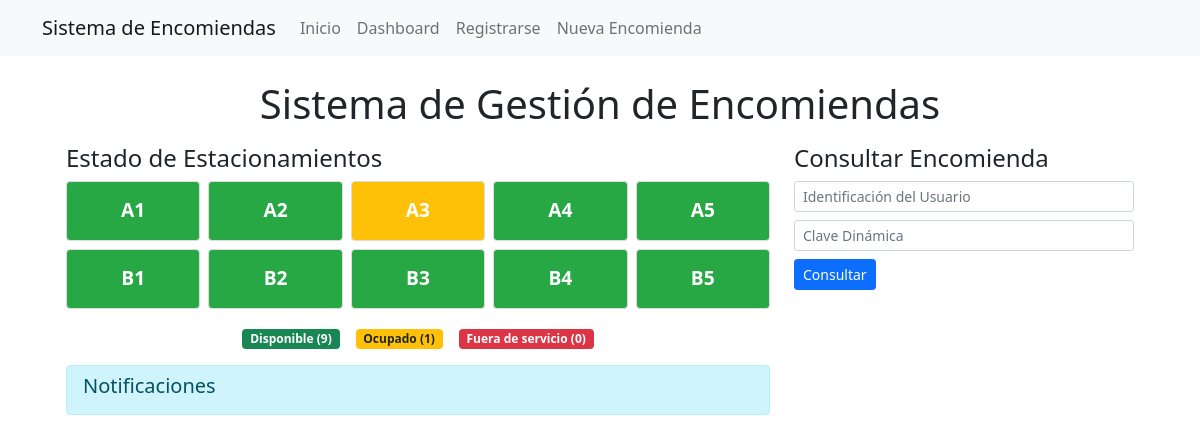
Before: / with the older database file.
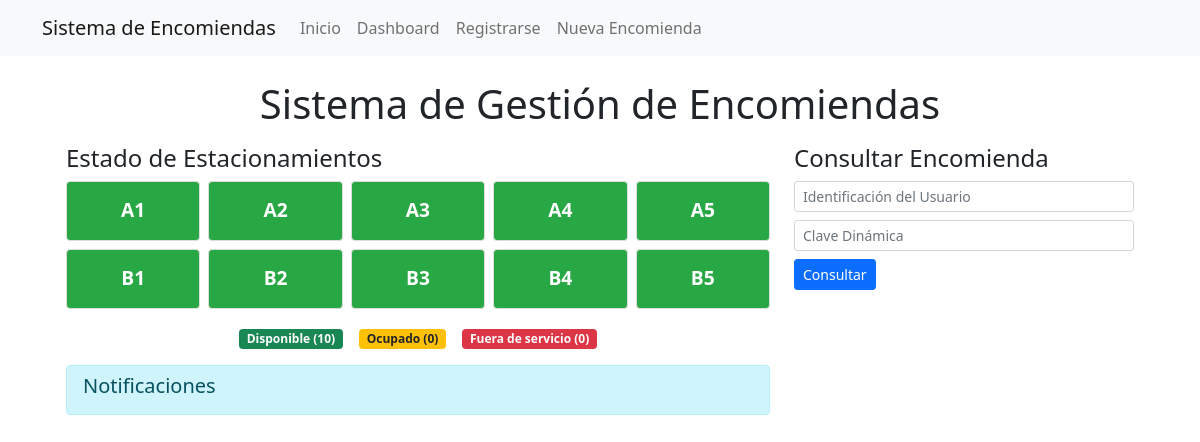
After: the same page with the newer database file.
### tables this page shows
CREATE TABLE garajes (
    id TEXT PRIMARY KEY,
    estado TEXT NOT NULL
);

### app.py (the view)
@app.route('/')
def index():
    conn = get_db_connection()
    estacionamientos = conn.execute('SELECT * FROM garajes').fetchall()
    conn.close()
    return render_template('index.html', estacionamientos=estacionamientos)

### app.py (called while the page is built)
def get_db_connection():
    conn = sqlite3.connect('database.db')
    conn.row_factory = sqlite3.Row
    return conn

### templates/index.html (shortened to what this page needs)
{% extends "base.html" %}
{% block content %}
<div class="container-fluid px-4">
    <h1 class="text-center my-3">Sistema de Gestión de Encomiendas</h1>
    <div class="row">
        <div class="col-md-8">
            <h2 class="h4 mb-2">Estado de Estacionamientos</h2>
            <div id="estacionamientos" class="row row-cols-5 g-2 mb-3">
                {% for estacionamiento in estacionamientos %}
                <div class="col">
                    <div class="estacionamiento {{ estacionamiento.estado }} p-2 text-center text-white">
                        {{ estacionamiento.id }}
                    </div>
                </div>
                {% endfor %}
            </div>
            <div class="d-flex justify-content-center mb-3">
                <div class="me-3">
                    <span class="badge bg-success">Disponible</span>
                </div>
                <div class="me-3">
                    <span class="badge bg-warning text-dark">Ocupado</span>
                </div>
                <div>
                    <span class="badge bg-danger">Fuera de servicio</span>
                </div>
            </div>
            <div id="notificaciones" class="alert alert-info py-2 px-3 mb-3">
                <h4 class="h5 mb-2">Notificaciones</h4>
            </div>
        </div>
        <div class="col-md-4">
            <h3 class="h4 mb-2">Consultar Encomienda</h3>
            <form id="consultaForm" class="mb-3">
                <div class="mb-2">
                    <input type="text" class="form-control form-control-sm" name="identificacion" placeholder="Identificación del Usuario" required>
                </div>
                <div class="mb-2">
                    <input type="text" class="form-control form-control-sm" name="clave_dinamica" placeholder="Clave Dinámica" required>
                </div>
                <button type="submit" class="btn btn-primary btn-sm">Consultar</button>
            </form>
        </div>
    </div>
</div>
{% endblock %}

### templates/base.html (shortened to what this page needs)
<!DOCTYPE html>
<html lang="es">
<head>
    <link href="https://cdn.jsdelivr.net/npm/bootstrap@5.1.3/dist/css/bootstrap.min.css" rel="stylesheet">
    <link rel="stylesheet" href="{{ url_for('static', filename='style.css') }}">
</head>
<body>
    <nav class="navbar navbar-expand-lg navbar-light bg-light">
        <div class="container">
            <a class="navbar-brand" href="{{ url_for('index') }}">Sistema de Encomiendas</a>
            <div class="collapse navbar-collapse" id="navbarNav">
                <ul class="navbar-nav">
                    <li class="nav-item"><a class="nav-link" href="{{ url_for('index') }}">Inicio</a></li>
                    <li class="nav-item"><a class="nav-link" href="{{ url_for('dashboard') }}">Dashboard</a></li>
                    <li class="nav-item"><a class="nav-link" href="{{ url_for('register') }}">Registrarse</a></li>
                    <li class="nav-item"><a class="nav-link" href="{{ url_for('encomienda') }}">Nueva Encomienda</a></li>
                </ul>
            </div>
        </div>
    </nav>
    <div class="container mt-4">
        {% block content %}{% endblock %}
    </div>
</body>
</html>

### static/style.css (style rules this page uses)
.estacionamiento { height: 60px; border-radius: 4px; border: 1px solid #ddd; cursor: pointer; font-size: 1.2em; font-weight: bold; display: flex; align-items: center; justify-content: center; }
.disponible { background-color: #28a745; color: white; }

Changed rows visible on the page:
changed garajes "A3": estado "ocupado" → "disponible" (drawn)
Other visible differences:
text written by a page script: "Disponible (9)" → "Disponible (10)"
text written by a page script: "Ocupado (1)" → "Ocupado (0)"
